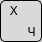
              <widget class="QWidget" name="key_X" native="true">
               <property name="minimumSize">
                <size>
                 <width>42</width>
                 <height>42</height>
                </size>
               </property>
               <property name="maximumSize">
                <size>
                 <width>42</width>
                 <height>42</height>
                </size>
               </property>
               <property name="styleSheet">
                <string notr="true">border: 1px solid black;
background-color: #D9D9D9; 
border-radius: 5px;
 color: black; 
</string>
               </property>
               <layout class="QGridLayout" name="gridLayout_52" rowstretch="0,0,0,0" columnstretch="0,0,0">
                <property name="leftMargin">
                 <number>0</number>
                </property>
                <property name="topMargin">
                 <number>0</number>
                </property>
                <property name="rightMargin">
                 <number>0</number>
                </property>
                <property name="bottomMargin">
                 <number>0</number>
                </property>
                <property name="spacing">
                 <number>0</number>
                </property>
                <item row="3" column="2">
                 <widget class="QLabel" name="label_128">
                  <property name="styleSheet">
                   <string notr="true">border: none;  background: transparent</string>
                  </property>
                  <property name="text">
                   <string>  Ч</string>
                  </property>
                 </widget>
                </item>
                <item row="3" column="0">
                 <widget class="QLabel" name="label_129">
                  <property name="styleSheet">
                   <string notr="true">border: none; background: transparent</string>
                  </property>
                  <property name="text">
                   <string/>
                  </property>
                 </widget>
                </item>
                <item row="2" column="0">
                 <widget class="QLabel" name="label_130">
                  <property name="styleSheet">
                   <string notr="true">border: none;  background: transparent</string>
                  </property>
                  <property name="text">
                   <string>   X</string>
                  </property>
                 </widget>
                </item>
               </layout>
              </widget>
